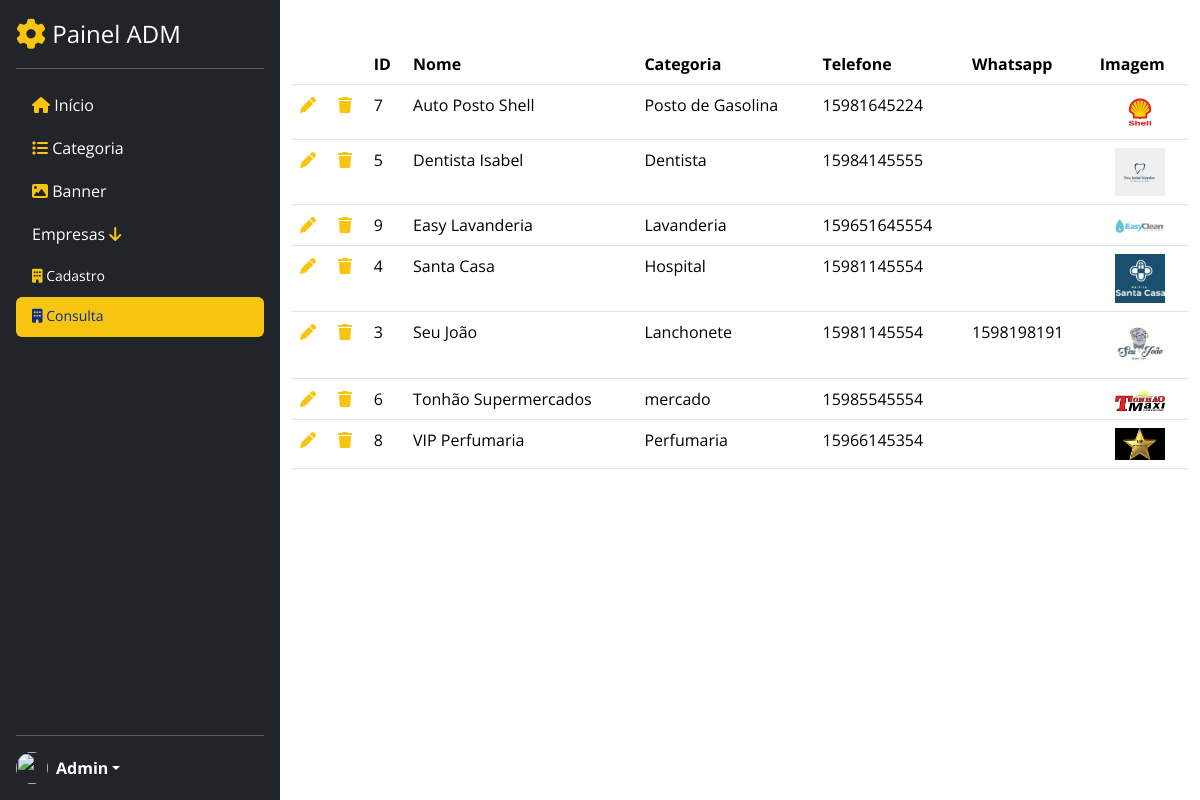
/admin/empresa.php (signed in), run on the app's committed database.
### tables this page shows
CREATE TABLE IF NOT EXISTS `empresas` (
  `id_empresas` int NOT NULL AUTO_INCREMENT,
  `nome` varchar(50) NOT NULL,
  `tel_numero` varchar(15) DEFAULT NULL,
  `wpp_numero` varchar(15) DEFAULT NULL,
  `instagram` varchar(100) DEFAULT NULL,
  `facebook` varchar(100) DEFAULT NULL,
  `categoria` varchar(100) DEFAULT NULL,
  `destaque` varchar(50) DEFAULT NULL,
  PRIMARY KEY (`id_empresas`)
);

CREATE TABLE IF NOT EXISTS `fotos_empresas` (
  `id_foto` int NOT NULL AUTO_INCREMENT,
  `nome` varchar(100) NOT NULL,
  `path` varchar(255) NOT NULL,
  `data_upload` date NOT NULL,
  `id_empresas` int DEFAULT NULL,
  PRIMARY KEY (`id_foto`),
  KEY `id_empresas` (`id_empresas`)
);

### admin/empresa.php (the view, shortened to what this page needs)
<?php
include('protect.php');
$sql = "SELECT
    empresas.id_empresas,
    empresas.nome AS nome_empresa,
    empresas.tel_numero,
    empresas.wpp_numero,
    empresas.instagram,
    empresas.facebook,
    empresas.categoria,
    endereco.rua,
    endereco.bairro,
    endereco.cidade,
    endereco.estado,
    endereco.numero,
    endereco.complemento,
    endereco.cep,
    fotos_empresas.nome AS nome_foto,
    fotos_empresas.path AS path_foto,
    fotos_empresas.data_upload AS data_upload_foto
FROM empresas
LEFT JOIN endereco ON empresas.id_empresas = endereco.id_empresas
LEFT JOIN fotos_empresas ON empresas.id_empresas = fotos_empresas.id_empresas ORDER BY empresas.nome asc";
$result = $mysqli->query($sql);
?>
<!DOCTYPE html>
<html lang="pt-BR">
<head>
    <link rel="stylesheet" href="https://cdnjs.cloudflare.com/ajax/libs/font-awesome/6.4.2/css/all.min.css"
 />
    <link rel="stylesheet" href="../css/bootstrap.min.css">
    <link rel="stylesheet" href="css/style.css">
</head>
<body>
    <main class="d-flex flex-nowrap">
        <?php include "menuad.php" ?>
        <div class="container-fluid page-content mt-4">
            <div class="table-responsive">
                <table class="table">
                    <thead class="thead-light">
                        <tr>
                            <th scope="col"></th>
                            <th scope="col"></th>
                            <th scope="col">ID</th>
                            <th scope="col">Nome</th>
                            <th scope="col">Categoria</th>
                            <th scope="col">Telefone</th>
                            <th scope="col">Whatsapp</th>
                            <th scope="col">Imagem</th>
                        </tr>
                    </thead>
                    <tbody class="customtable">
                        <?php $i = 1;
                        while ($row = $result->fetch_assoc()) { ?>
                            <tr>
                                <td><a href="#" class="edit-empresa" data-id="<?php echo $row['id_empresas'] ?>"><i
                                            class='fa-solid fa-pen'></i></a></td>
                                <td><a href="include/delEmpresa.php?id=<?php echo $row['id_empresas'] ?>"
                                        onclick="return confirm('Tem certeza que deseja excluir esse registro?')"><i
                                            class="fa-solid fa-trash"></i></a></td>
                                <td>
                                    <?php echo $row['id_empresas'] ?>
                                </td>
                                <td>
                                    <?php echo $row['nome_empresa'] ?>
                                </td>
                                <td>
                                    <?php echo $row['categoria'] ?>
                                </td>
                                <td>
                                    <?php echo $row["tel_numero"]; ?>
                                </td>
                                <td>
                                    <?php echo $row["wpp_numero"]; ?>
                                </td>
                                <td>
                                    <div class="row justify-content-center">
                                        <div class="col-auto">
                                            <img src="<?php echo "../" . $row['path_foto'] ?>" width="50px" alt="Imagem"
                                                class="img-fluid" data-bs-toggle="modal"
                                                data-bs-target="#imagemModal2<?php echo $i; ?>">
                                        </div>
                                    </div>
                                </td>
                            </tr>
                            <?php $i++;
                        } ?>
                    </tbody>
                </table>
            </div>
        </div>
    </main>
</body>
</html>

### admin/css/style.css (style rules this page uses)
body { font-family: 'Open Sans', sans-serif; }
.page-content { margin-left: 280px; padding-top: 20px; }
.fa-solid, .fas { color: #f7c410; }

### data on the page
empresas: id_empresas "7", nome "Auto Posto Shell", categoria "Posto de Gasolina", tel_numero "15981645224", fotos_empresas.path (picture)
empresas: id_empresas "5", nome "Dentista Isabel", categoria "Dentista", tel_numero "15984145555", fotos_empresas.path (picture)
empresas: id_empresas "9", nome "Easy Lavanderia", categoria "Lavanderia", tel_numero "159651645554", fotos_empresas.path (picture)
empresas: id_empresas "4", nome "Santa Casa", categoria "Hospital", tel_numero "15981145554", fotos_empresas.path (picture)
empresas: id_empresas "3", nome "Seu João", categoria "Lanchonete", tel_numero "15981145554", wpp_numero "1598198191", fotos_empresas.path (picture)
empresas: id_empresas "6", nome "Tonhão Supermercados", categoria "mercado", tel_numero "15985545554", fotos_empresas.path (picture)
empresas: id_empresas "8", nome "VIP Perfumaria", categoria "Perfumaria", tel_numero "15966145354", fotos_empresas.path (picture)

### other printed values
$_SESSION['nome'] "Admin"
